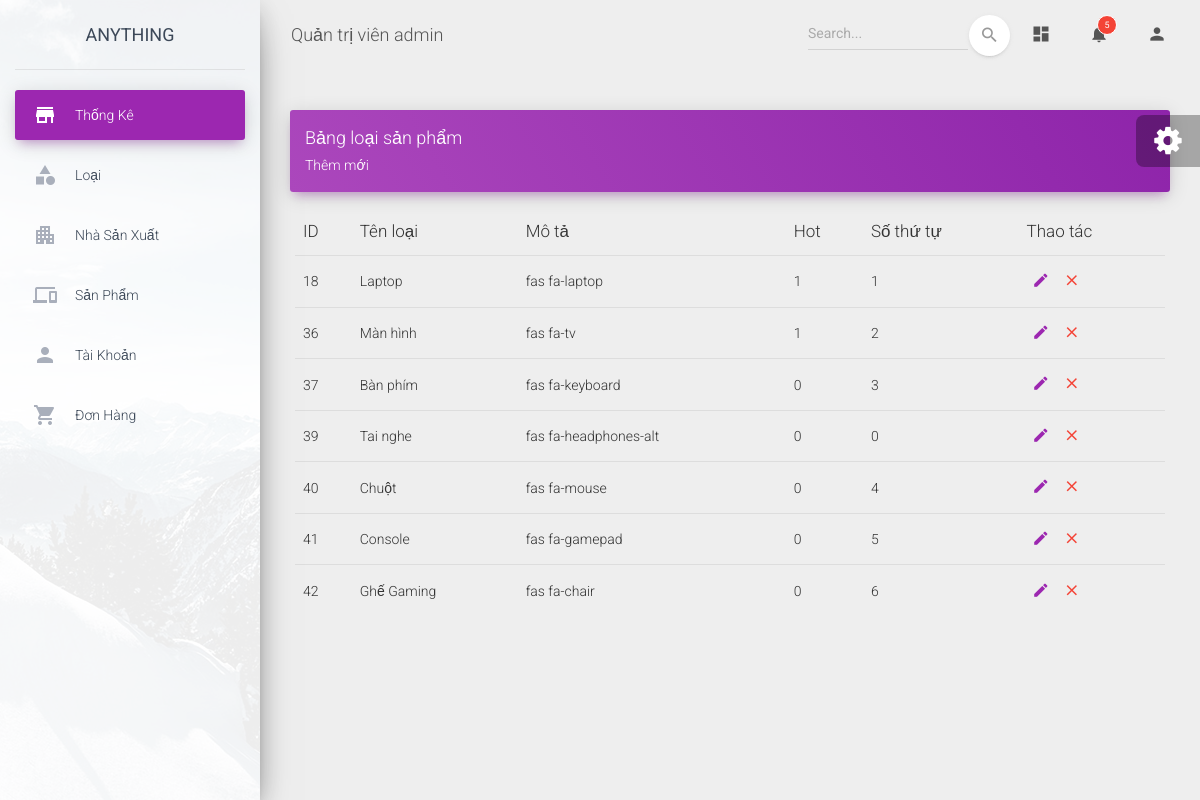
/admin/controller/index.php?ctrl=category (signed in), run on the app's committed database.
### tables this page shows
CREATE TABLE `loai` (
  `id` int(11) NOT NULL,
  `name` varchar(100) NOT NULL,
  `mo_ta` varchar(250) DEFAULT NULL,
  `hot` int(11) NOT NULL DEFAULT 0,
  `stt` int(11) NOT NULL
);

### admin/model/connect.php (called while the page is built, shortened)
<?php
    class connect {
        var $db = null;
        function __construct () {
            $dsn = "mysql:host=localhost;dbname=anything";
            $user = 'root';
            $pass = '';
            $this->db = new PDO($dsn , $user, $pass,
                array(PDO::MYSQL_ATTR_INIT_COMMAND => "SET NAMES utf8"));
            $this->db->setAttribute(PDO::ATTR_ERRMODE,PDO::ERRMODE_EXCEPTION);
        }
        function getList ($select){
            $result = $this -> db -> query($select);
            return $result;
        }
    }
?>

### admin/model/category.php (called while the page is built, shortened)
<?php
class category {
    public function getCategory(){
        $db = new connect();
        $strQuery = "select * from loai";
        $r = $db->getList($strQuery);
        return $r;
    }
}
?>

### admin/views/category/index.php (the view)
<div class="content">
  <div class="container-fluid">
    <div class="row">
      <div class="col-md-12">
        <div class="card card-plain">
          <div class="card-header card-header-primary">
            <h4 class="card-title mt-0"> Bảng loại sản phẩm</h4>
            <p class="card-category"><a href="?ctrl=category&act=add">Thêm mới</a></p>
          </div>
          <div class="card-body">
            <div class="table-responsive">
            <form method="post" action="">
            <table class="table table-hover">
                <thead class="">
                  <th>
                    ID
                  </th>
                  <th>
                    Tên loại
                  </th>
                  <th>
                    Mô tả
                  </th>
                  <th>
                    Hot
                  </th>
                  <th>
                    Số thứ tự
                  </th>
                  <th>
                   Thao tác
                  </th>
                </thead>
                <tbody>
                    <?php
                      while($set = $categories->fetch()){
                        echo '<tr>
                        <td>
                          '.$set[0].'
                        </td>
                        <td>
                        '.$set[1].'
                        </td>
                        <td>
                        '.$set[2].'
                        </td>
                        <td>
                        '.$set[3].'
                        </td>
                        <td>
                        '.$set[4].'
                        </td>
                        <td class="td-actions">
                          <a href="?ctrl=category&act=edit&id='.$set[0].'" rel="tooltip" title="Sửa" class="btn btn-primary btn-link btn-sm">
                              <i class="material-icons">edit</i>
                            </a>
                            <a href="?ctrl=category&act=delete&id='.$set[0].'" rel="tooltip" title="Xóa" class="btn btn-danger btn-link btn-sm">
                              <i class="material-icons">close</i>
                            </a>
                          </td>
                      </tr>'
                      ;}
                    ?>
                </tbody>
              </table></form>
            </div>
          </div>
        </div>
      </div>
    </div>
  </div>
</div>

### data on the page
loai: id "18", name "Laptop", mo_ta "fas fa-laptop", hot "1", stt "1"
loai: id "36", name "Màn hình", mo_ta "fas fa-tv", hot "1", stt "2"
loai: id "37", name "Bàn phím", mo_ta "fas fa-keyboard", hot "0", stt "3"
loai: id "39", name "Tai nghe", mo_ta "fas fa-headphones-alt", hot "0", stt "0"
loai: id "40", name "Chuột", mo_ta "fas fa-mouse", hot "0", stt "4"
loai: id "41", name "Console", mo_ta "fas fa-gamepad", hot "0", stt "5"
loai: id "42", name "Ghế Gaming", mo_ta "fas fa-chair", hot "0", stt "6"

### other printed values
$_SESSION['user'] "admin"
